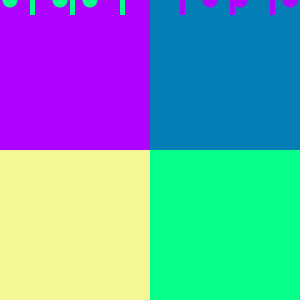
Frame 1 (no input)
Frame 60 (the mouse pressed at the canvas centre just before this capture): identical to frame 1, image omitted
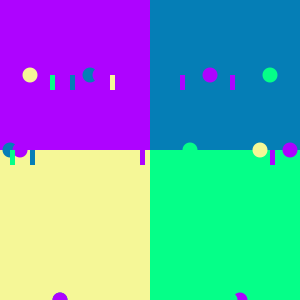
Frame 120 (the mouse held since frame 60 and released just before this capture)

The Processing sketch that drew these frames (run headless with seeded random() and noise(); from frame 60 on, the mouse is pressed at the canvas centre):

// Processing sketch: processing_36331
// ── processing_36331.pde

void setup() {
  size(300, 300);

  smooth();
}

int x=2;

void draw() {
  //this controls Quad1
  noStroke();
  fill(5, 126, 182);
  rect(150, 0, width/2, height/2);

  //this controlsQuad2
  fill(5, 255, 136);
  rect(150, 150, width/2, height/2);

  //this controls Quad3
  noStroke();
  fill(245, 247, 151);
  rect(0, 150, width/2, height/2);

  //this controlsQuad4
  fill(174, 3, 255);
  rect(0, 0, width/2, height/2);

  //this controls the confetti
  if (mouseX<width/2) {
    //leftside
    fill(5, 255, 136);
    ellipse(10, mouseY, 15, 15);
    ellipse(60, mouseY*x, 15, 15);
    ellipse(90, mouseY/2, 15, 15);
    rect(30, mouseY, 5, 15);
    rect(70, mouseY/x, 5, 15);
    rect(120, mouseY*2, 5, 15);
  }
  else {
    fill(5, 126, 182);
    ellipse(10, mouseY, 15, 15);
    ellipse(60, mouseY*x, 15, 15);
    ellipse(90, mouseY/2, 15, 15);
    rect(30, mouseY, 5, 15);
    rect(70, mouseY/x, 5, 15);
    rect(120, mouseY*2, 5, 15);
  }
  if (mouseX>width/2) { //rightside
    fill(245, 247, 151);
    ellipse(290, mouseY, 15, 15);
    ellipse(240, mouseY*x, 15, 15);
    ellipse(210, mouseY/x, 15, 15);
    rect(270, mouseY, 5, 15);
    rect(230, mouseY/x, 5, 15);
    rect(180, mouseY*x, 5, 15);
  }
  else {
    fill(174, 3, 255);
    ellipse(290, mouseY, 15, 15);
    ellipse(240, mouseY*x, 15, 15);
    ellipse(210, mouseY/x, 15, 15);
    rect(270, mouseY, 5, 15);
    rect(230, mouseY/x, 5, 15);
    rect(180, mouseY*x, 5, 15);
  }
  if (mousePressed) {
    //extra confetti=extra fun
    fill(174, 3, 255);
    ellipse(20, mouseX, 15, 15);
    ellipse(60, mouseX*x, 15, 15);
    ellipse(100, mouseX/x, 15, 15);
    rect(140, mouseX, 5, 15);
    rect(180, mouseX/x, 5, 15);
    rect(220, mouseX*x, 5, 15);

    fill(245, 247, 151);
    ellipse(260, mouseX, 15, 15);
    ellipse(390, mouseX*x, 15, 15);
    ellipse(30, mouseX/x, 15, 15);
    rect(70, mouseX, 5, 15);
    rect(110, mouseX/x, 5, 15);
    rect(150, mouseX*x, 5, 15);

    fill(5, 255, 136);
    ellipse(190, mouseX, 15, 15);
    ellipse(230, mouseX*x, 15, 15);
    ellipse(270, mouseX/x, 15, 15);
    rect(10, mouseX, 5, 15);
    rect(50, mouseX/x, 5, 15);
    rect(90, mouseX*x, 5, 15);
  }
}
